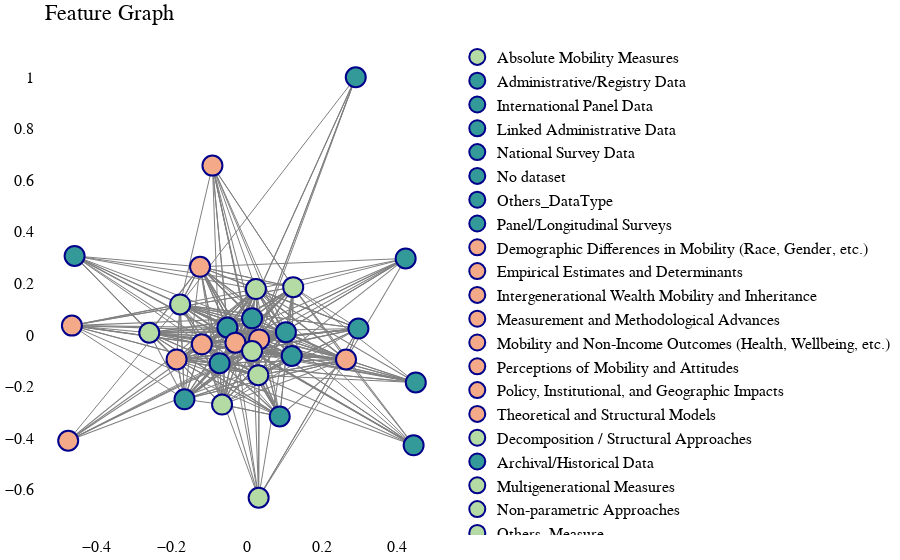

Source (notebook cell):
### Code cell
import graph

fig = graph.plot_feature_graph_single(
        agg_long_filtered, from_val = 'citing_value', to_val = 'cited_value', weight = 'weight', color_labels = graph.color_labels)
fig.show()
